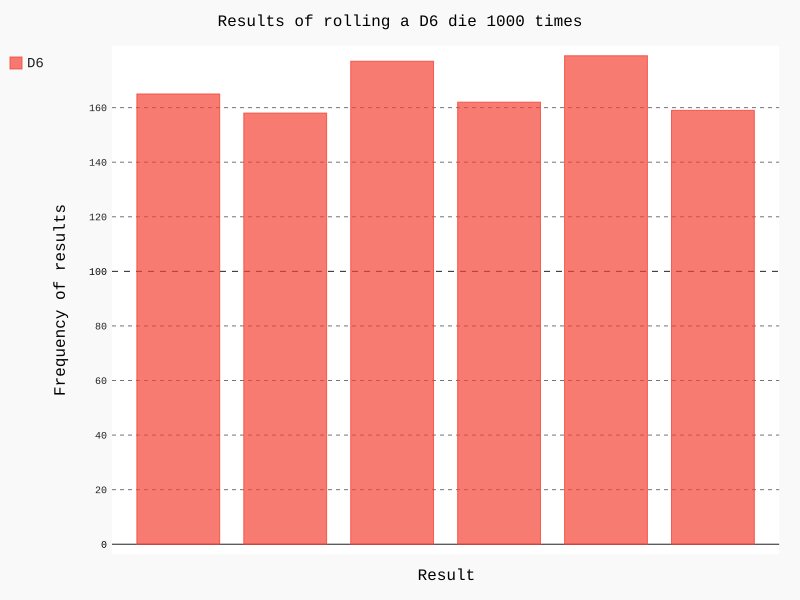

Reproduce this figure in Python.
import pygal
from die import Die

# Creating a D6 die
die = Die()

# Make some rolls and store the values
results = []
for value in range(1000):
    result = die.roll()
    results.append(result)

# Analyze the results
frequencies = []
for value in range(1, die.num_sides + 1):
    frequency = results.count(value)
    frequencies.append(frequency)

# Visualize the results
hist = pygal.Bar()

hist.title = "Results of rolling a D6 die 1000 times"
hist.x_label = ['1', '2', '3', '4', '5', '6']
hist.x_title = "Result"
hist.y_title = "Frequency of results"

hist.add('D6', frequencies)
hist.render_to_file('die_visual.svg')
